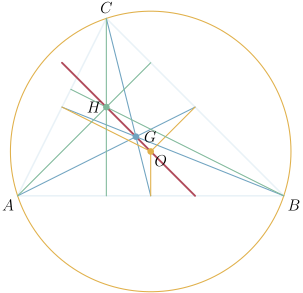

Write Python code to recreate this figure.
from manim import *
from asy_puente import importar_asy

AZUL, OCRE, VERDE = "#6FA3C0", "#E0B04A", "#7FB89A"
GRANATE = "#B04A5A"


class NotablesAsy(Scene):
    """geometry.asy construye; Manim lo cuenta paso a paso."""

    # (rótulo, color, primera recta, punto): índices del .asy;
    # cada paso tiene tres rectas y la letra va 3 lugares después
    PASOS = [("Medianas: baricentro G", AZUL, 4, 15),
             ("Mediatrices: circuncentro O", OCRE, 7, 16),
             ("Alturas: ortocentro H", VERDE, 11, 17)]

    def construct(self):
        fig = importar_asy("asy_notables.asy", height=7.4)
        fig.to_edge(LEFT, buff=0.5)
        for k in [1, 2, 3, 18, 19, 20]:          # etiquetas
            fig[k].set_fill("#E9F2F7")
        self.play(Create(fig[0]), Write(fig[1:4]), run_time=1.5)
        rotulo = VMobject()
        for texto, color, recta, punto in self.PASOS:
            nuevo = Text(texto, font_size=36, color=color)
            nuevo.to_corner(UR, buff=0.6)
            self.play(ReplacementTransform(rotulo, nuevo))
            rotulo = nuevo
            rectas = fig[recta:recta + 3]
            self.play(LaggedStart(*[Create(r) for r in rectas]))
            self.play(GrowFromCenter(fig[punto]),
                      Write(fig[punto + 3]))
        self.play(Create(fig[10]), run_time=1.5)   # circunscrita
        euler = Text("Recta de Euler", font_size=36, color=GRANATE)
        euler.to_corner(UR, buff=0.6)
        auxiliares = VGroup(*fig[4:10], *fig[11:14])
        self.play(ReplacementTransform(rotulo, euler),
                  auxiliares.animate.set_stroke(opacity=0.35),
                  Create(fig[14]), run_time=1.5)
        formula = MathTex(r"\overline{HG} = 2\,\overline{GO}",
                          font_size=44)
        formula.next_to(euler, DOWN, buff=0.6)
        self.play(Write(formula))
        self.wait()
